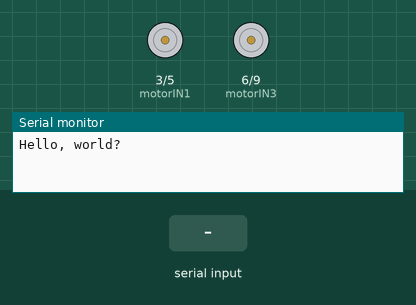
Bench run of a sketch on a simulated Arduino Uno, built with avr-gcc and run on an emulated ATmega328P. Parts: motor-driver pin pairs drawn as motors (green arrow = first pin HIGH = forward, orange = second pin HIGH = backward, longer = more drive), the last lines printed to the serial monitor. Inputs (shaded band) come from the test bench.

Above: at 1.2 s.
1.3 s: "A" received over Serial
At 2.5 s:
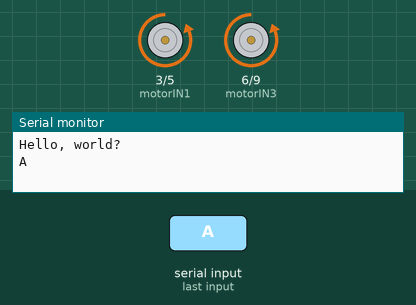
2.8 s: "C" received over Serial
At 3.6 s:
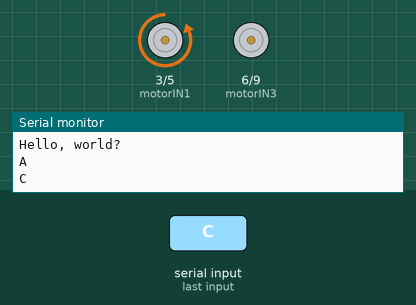
4.3 s: "D" received over Serial
At 4.8 s:
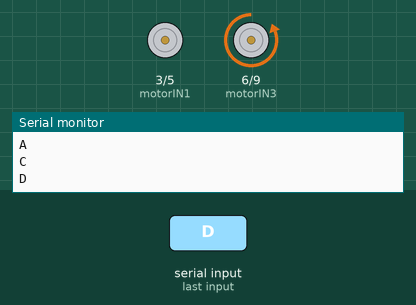
5.8 s: "E" received over Serial
At 7.0 s:
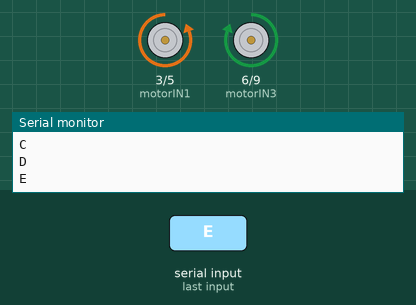
7.3 s: "F" received over Serial
At 8.2 s:
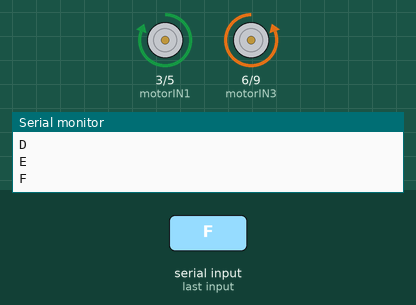
8.8 s: "G" received over Serial
At 9.4 s:
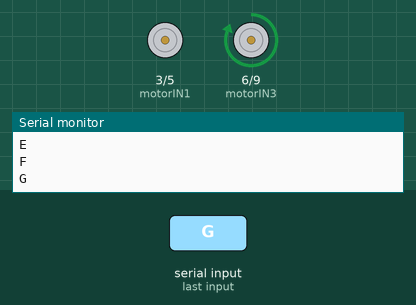
Timing chart, 0 to 11.3 s (numbered marks = the images above; inputs shaded):
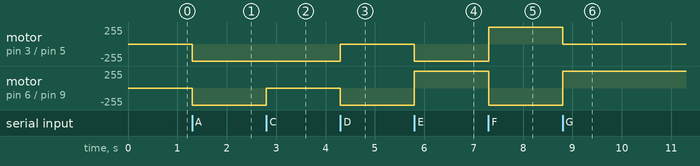

The sketch:

ROBOT.ino
```cpp
//#include <SoftwareSerial.h>
//#include <TimerOne.h>

//#define echoPin 13
//#define trigPin 12
//#define buzzerPin 10

const int motorIN1  = 3;  // L298N'in IN1 Girişi       SOL İLERİ YÖN IN1=LOW,  IN2=HIGH
const int motorIN2  = 5; // L298N'in IN2 Girişi        SAĞ İLERİ YÖN IN3=LOW,  IN4=HIGH
const int motorIN3  = 6;  // L298N'in IN3 Girişi       SOL GERİ YÖN  IN1=HIGH, IN2=LOW
const int motorIN4  = 9;  // L298N'in IN4 Girişi       SAĞ GERİ YÖN  IN3=HIGH, IN4=LOW

//int maximumRange = 400;
//int minimumRange = 1;
//long maximumFreq = 1000000;
//long minimumFreq = 100000;

//long warning = 0;
char state; //Bluetooth cihazından gelecek sinyalin değişkeni


void setup() {
  // Pinlerimizi belirleyelim
  pinMode(motorIN1, OUTPUT);
  pinMode(motorIN2, OUTPUT);
  pinMode(motorIN3, OUTPUT);
  pinMode(motorIN4, OUTPUT);

  // PARK SENSÖRÜ İÇİN PİN TANIMLAMALARI
  //pinMode(trigPin, OUTPUT);
  //pinMode(echoPin, INPUT);
  //pinMode(buzzerPin, OUTPUT);

  //Timer1.initialize(maximumFreq);
  //Timer1.stop();

  // 9600 baud hızında bir seri port açalım
  Serial.begin(9600);

  Serial.println("Hello, world?");
}

void loop() {

  //Gelen veri 'A' ise araba ileri gider.
  if (state == 'A') {

    digitalWrite(motorIN1, LOW);
    digitalWrite(motorIN2, HIGH);
    digitalWrite(motorIN3, LOW);
    digitalWrite(motorIN4, HIGH);
  }


  //Gelen veri 'C' ise araba ileri sağ(çapraz) gider.
  else if (state == 'C') {
    digitalWrite(motorIN1, LOW);
    digitalWrite(motorIN2, HIGH);
    digitalWrite(motorIN3, LOW);
    digitalWrite(motorIN4, LOW);

  }

  //Gelen veri 'D' ise araba ileri sol(çapraz) gider.
  else if (state == 'D') {
    digitalWrite(motorIN1, LOW);
    digitalWrite(motorIN2, LOW);
    digitalWrite(motorIN3, LOW);
    digitalWrite(motorIN4, HIGH);

  }

  //Gelen veri 'E' ise araba sağa gider.
  else if (state == 'E') {
    digitalWrite(motorIN1, LOW);
    digitalWrite(motorIN2, HIGH);
    digitalWrite(motorIN3, HIGH);
    digitalWrite(motorIN4, LOW);
  }

  //Gelen veri 'F' ise araba sola gider
  else if (state == 'F') {
    digitalWrite(motorIN1, HIGH);
    digitalWrite(motorIN2, LOW);
    digitalWrite(motorIN3, LOW);
    digitalWrite(motorIN4, HIGH);
  }

  //Gelen veri 'G' ise araba geri sağ(çapraz) gider
  else if (state == 'G') {
    digitalWrite(motorIN1, LOW);
    digitalWrite(motorIN2, LOW);
    digitalWrite(motorIN3, HIGH);
    digitalWrite(motorIN4, LOW);
  }


  //Gelen veri 'H' ise araba geri sol(çapraz) gider
  else if (state == 'H') {
    digitalWrite(motorIN1, HIGH);
    digitalWrite(motorIN2, LOW);
    digitalWrite(motorIN3, LOW);
    digitalWrite(motorIN4, LOW);
  }

  /************************Stop*****************************/
  //Gelen veri 'S' ise arabayı durdur.
  else if (state == 'S') {
    digitalWrite(motorIN1, LOW);
    digitalWrite(motorIN2, LOW);
    digitalWrite(motorIN3, LOW);
    digitalWrite(motorIN4, LOW);
  }

  //int olcum = mesafe(maximumRange, minimumRange);

 // warning = map(olcum, 0, 50, minimumFreq, maximumFreq);

//
//  if (olcum < 30 && olcum > 1)
//  {
//    Timer1.initialize(warning);
//    //Timer1.setPeriod(warning);
//    //Timer1.pwm(fanPin, (dutyCycle / 100) * 1023);
//    Timer1.pwm(buzzerPin, 512);
//    Serial.print(warning);
//    Serial.print(" ");
//    Serial.println(olcum);
//    //
//    //Timer1.start();
//  }
//  else
//  {
//    Timer1.stop();
//    digitalWrite(buzzerPin, LOW);
//    Serial.println(olcum);
//  }

  //Gelen veri 'B' ise araba geri gider.

//  if (state == 'B' && (olcum < 25 && olcum > 0)) {
//    digitalWrite(motorIN1, LOW);
//    digitalWrite(motorIN2, LOW);
//    digitalWrite(motorIN3, LOW);
//    digitalWrite(motorIN4, LOW);
//    state = 'S';
//  }
  else if (state == 'B') {
    digitalWrite(motorIN1, HIGH);
    digitalWrite(motorIN2, LOW);
    digitalWrite(motorIN3, HIGH);
    digitalWrite(motorIN4, LOW);
  }


  //melodi(olcum * 10);
}

//int melodi(int park)
//{
//  tone(buzzerPin, 440);
//  delay(park);
//  noTone(buzzerPin);
//  delay(park);
//
//}

//int mesafe(int maxrange, int minrange)
//{
//  long duration, distance;
//
//  digitalWrite(trigPin, LOW);
//  delayMicroseconds(2);
//  digitalWrite(trigPin, HIGH);
//  delayMicroseconds(10);
//  digitalWrite(trigPin, LOW);
//
//  duration = pulseIn(echoPin, HIGH);
//  distance = duration / 58.2;
//  delay(50);
//
//  if (distance >= maxrange || distance <= minrange)
//    return 0;
//  return distance;
//}

/*
  SerialEvent occurs whenever a new data comes in the hardware serial RX. This
  routine is run between each time loop() runs, so using delay inside loop can
  delay response. Multiple bytes of data may be available.
*/
void serialEvent() {
  while (Serial.available()) {
    // get the new byte:
    state = (char)Serial.read();
    Serial.println(state);
  }
}
```

Measured:
- after the input at 1.3 s, motor on pin 3 (motorIN1) / pin 5 (motorIN2), motor on pin 6 (motorIN3) / pin 9 (motorIN4): stopped → backward 255/255 at once
- after the input at 2.8 s, motor on pin 6 (motorIN3) / pin 9 (motorIN4): backward 255/255 → stopped at once
- after the input at 4.3 s, motor on pin 3 (motorIN1) / pin 5 (motorIN2): backward 255/255 → stopped at once; motor on pin 6 (motorIN3) / pin 9 (motorIN4): stopped → backward 255/255 at once
- after the input at 5.8 s, motor on pin 3 (motorIN1) / pin 5 (motorIN2): stopped → backward 255/255 at once; motor on pin 6 (motorIN3) / pin 9 (motorIN4): backward 255/255 → forward 255/255 at once
- after the input at 7.3 s, motor on pin 3 (motorIN1) / pin 5 (motorIN2): backward 255/255 → forward 255/255 at once; motor on pin 6 (motorIN3) / pin 9 (motorIN4): forward 255/255 → backward 255/255 at once
- after the input at 8.8 s, motor on pin 3 (motorIN1) / pin 5 (motorIN2): forward 255/255 → stopped at once; motor on pin 6 (motorIN3) / pin 9 (motorIN4): backward 255/255 → forward 255/255 at once
